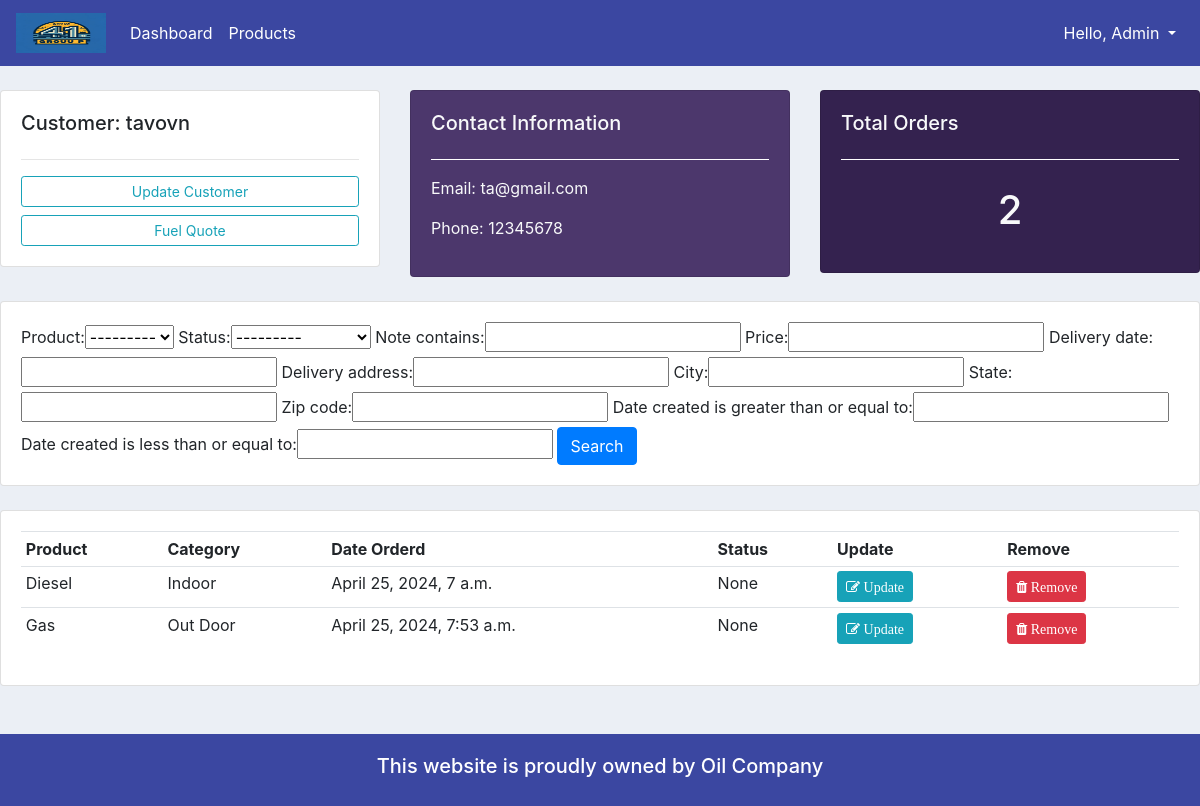
Page /customer/6/ (signed in) on the earlier database version.
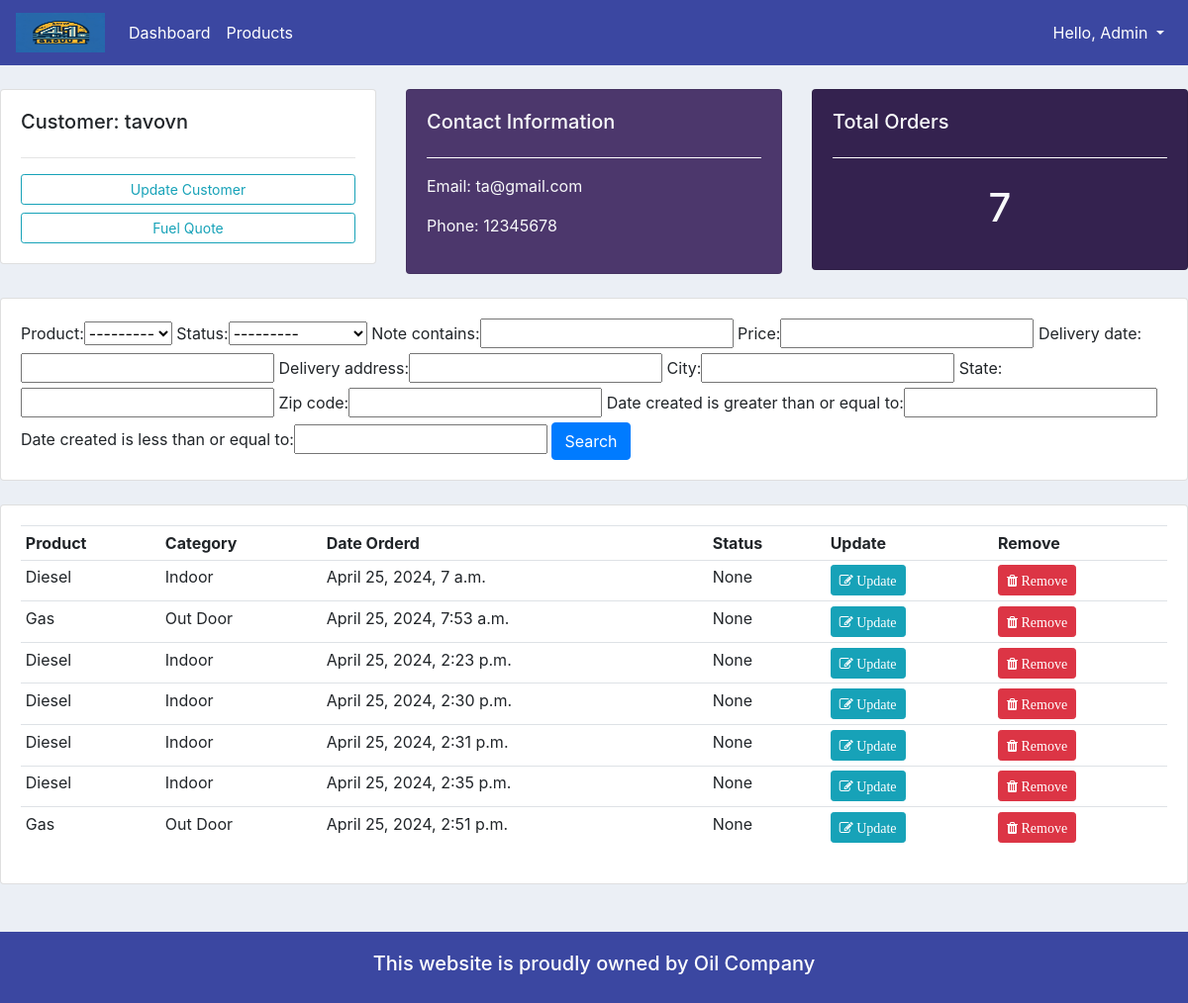
Same page on the later database version.
### accounts/models.py (models this page shows, shortened)
class Order(models.Model):
    STATUS = (
        ('Pending', 'Pending'),
        ('Out for delivery', 'Out for delivery'),
        ('Delivered', 'Delivered'),
    )
    customer = models.ForeignKey(Customer, null=True, on_delete=models.SET_NULL) # one to many relationships
    product = models.ForeignKey(Product, null=True, on_delete=models.SET_NULL) # one to many relationships
    date_created = models.DateTimeField(auto_now_add=True, null=True)
    status = models.CharField(max_length=200, null=True, choices=STATUS)
    note = models.CharField(max_length=1000, null=True) # for custom Search
    price = models.CharField(max_length=1000, null=True) # for custom Search
    delivery_date = models.DateField(null=True, blank=True)
    delivery_address = models.CharField(max_length=200, null=True)  # New field
    city = models.CharField(max_length=100, null=True)  # New field
    state = models.CharField(max_length=100, null=True)  # New field
    zip_code = models.CharField(max_length=20, null=True)  # New field

class Product(models.Model):
    CATEGORY = (
        ('Indoor', 'Indoor'),
        ('Out Door', 'Out Door'),
    )
    name = models.CharField(max_length=200, null=True)
    price = models.FloatField(null=True)
    category = models.CharField(max_length=200, null=True, choices=CATEGORY)
    description = models.CharField(max_length=200, null=True, blank=True)
    date_created = models.DateTimeField(auto_now_add=True, null=True)
    tags = models.ManyToManyField(Tag) # Many to Many relationships
    def __str__(self):
        return self.name

### accounts/decorators.py (the view)
        def wrapper_func(request, *args, **kwargs):
            group = None
            if request.user.groups.exists():
                group = request.user.groups.all()[0].name # index it first one by [0]
            if group in allowed_roles:     # [] admin/staff/customer what ever it is.
                return view_func(request, *args, **kwargs)
            else:
                return HttpResponse('You are not authorized to view this page')

### accounts/views.py (called while the page is built)
@login_required(login_url='login')
@allowed_users(allowed_roles=['admin']) # we can add more like - ['admin', 'staff', etc]
def customer(request, pk):
    customer = Customer.objects.get(id=pk)
    orders = customer.order_set.all()  # order_set means customers child order from model fields
    order_count = orders.count()
    myFilter = OrderFilter(request.GET, queryset=orders)
    orders = myFilter.qs
    context = {
        'customer':customer,
        'orders':orders,
        'order_count':order_count,
        'myFilter':myFilter
    }
    return render(request, 'accounts/customer.html', context)

### accounts/templates/accounts/customer.html
{%  extends 'accounts/main.html' %}
{% load bootstrap4 %}
{% block content %}
	<br>
<div class="row">
	<div class="col-md">
		<div class="card card-body">
			<h5>Customer: {{ customer.name }}</h5>
			<hr>
			<a class="btn btn-outline-info  btn-sm btn-block" href="">Update Customer</a>
			<a class="btn btn-outline-info  btn-sm btn-block" href="{% url 'createOrder' customer.id %}">Fuel Quote</a>
		</div>
	</div>
	<div class="col-md">
		<div class="card card-body text-light" style="background-color: #4c376c;">
			<h5>Contact Information</h5>
			<hr style="border-color: #ffffff;">
			<p>Email: {{ customer.email }}</p>
			<p>Phone: {{ customer.phone }}</p>
		</div>
	</div>
	<div class="col-md">
		<div class="card card-body text-light" style="background-color: #34224f;">
			<h5>Total Orders</h5>
			<hr style="border-color: #ffffff;">
			<h1 style="text-align: center;padding: 10px">{{ order_count }}</h1>
		</div>
	</div>
</div>
<br>
<div class="row">
	<div class="col">
		<div class="card card-body">
			<form method="get">
					{{ myFilter.form }}
		    <button class="btn btn-primary" type="submit">Search</button>
		  </form>
		</div>
	</div>
</div>
<br>
<div class="row">
	<div class="col-md">
		<div class="card card-body">
			<table class="table table-sm">
				<tr>
					<th>Product</th>
					<th>Category</th>
					<th>Date Orderd</th>
					<th>Status</th>
					<th>Update</th>
					<th>Remove</th>
				</tr>
				{% for order in orders %}
					<tr>
						<td>{{ order.product }}</td>
						<td>{{ order.product.category }}</td>
						<td>{{ order.date_created }}</td>
						<td>{{ order.status }}</td>
						<td><a class="btn btn-sm btn-info" href="{% url 'updateOrder' order.id %}"><i class="fa fa-edit"> Update</i></a></td>
						<td><a class="btn btn-sm btn-danger" href="{% url 'delete_order' order.id %}"><i class="fa fa-trash"> Remove</i></a></td>
					</tr>
				{% endfor %}
			</table>
		</div>
	</div>
</div>
{% endblock %}

Differences in the rows shown:
added Order: product "Diesel", product.category "Indoor", date_created "April 25, 2024, 2:23 p.m.", status "None"
added Order: product "Diesel", product.category "Indoor", date_created "April 25, 2024, 2:30 p.m.", status "None"
added Order: product "Diesel", product.category "Indoor", date_created "April 25, 2024, 2:31 p.m.", status "None"
added Order: product "Diesel", product.category "Indoor", date_created "April 25, 2024, 2:35 p.m.", status "None"
added Order: product "Gas", product.category "Out Door", date_created "April 25, 2024, 2:51 p.m.", status "None"
Other differences:
{{ order_count }}: "2" → "7"
